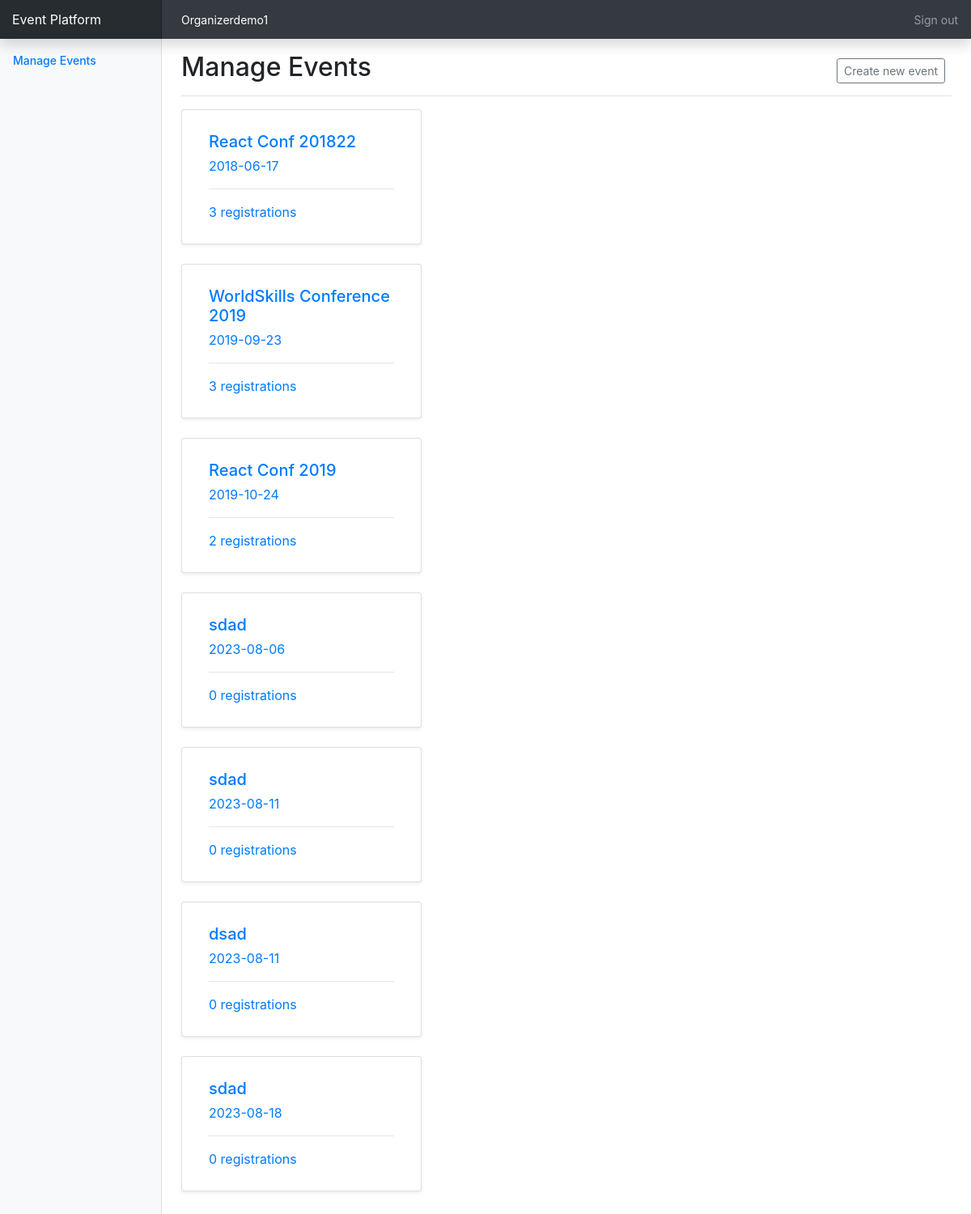
The app's page /events (signed in) with its own data.
### tables this page shows
CREATE TABLE IF NOT EXISTS `organizers` (
  `id` int NOT NULL AUTO_INCREMENT,
  `name` varchar(45) NOT NULL,
  `slug` varchar(45) NOT NULL,
  `email` varchar(255) DEFAULT NULL,
  `password_hash` varchar(255) NOT NULL,
  PRIMARY KEY (`id`)
);

CREATE TABLE IF NOT EXISTS `events` (
  `id` int NOT NULL AUTO_INCREMENT,
  `organizer_id` int NOT NULL,
  `name` varchar(45) DEFAULT NULL,
  `slug` varchar(45) DEFAULT NULL,
  `date` date DEFAULT NULL,
  PRIMARY KEY (`id`),
  KEY `fk_events_organizers1_idx` (`organizer_id`)
);

### php/auth.php (called while the page is built, shortened)
<?php
require_once __DIR__ . '/../php/db.php';
function check_login() {
    global $conn;
    if(isset($_SESSION['login'])) {
        $token = $_SESSION['login'];
        $sql = "SELECT name, email, slug, id FROM organizers WHERE email='$token'";
        $result = mysqli_query($conn, $sql);
        if(mysqli_num_rows($result) > 0) {
            $loggedUser = mysqli_fetch_assoc($result);
            return $loggedUser;
        } else {
            return false;
        }
    } else {
        return false;
    }
}

### php/events.php (called while the page is built, shortened)
<?php
require_once __DIR__ . '/../php/db.php';
require_once __DIR__ . '/../php/auth.php';
function fetch_events($user) {
    global $conn;
    if($user) {
        $userId = $user['id'];
        $sql = "SELECT * FROM events WHERE organizer_id='$userId' ORDER BY date ASC";
        $result = mysqli_query($conn, $sql);
        if(mysqli_num_rows($result) > 0) {
            $events = array();
            while ($row = mysqli_fetch_assoc($result)) {
                $events[] = $row;
            }
            return $events;
        }
    }
    return [];
}
function get_registered($eventId) {
    global $conn;
    if($eventId) {
        $sql = "SELECT * FROM event_tickets WHERE event_id='$eventId'";
        $result = mysqli_query($conn, $sql);
        return mysqli_num_rows($result);
    }
}

### events/index.php (the view, shortened to what this page needs)
<?php
    require_once __DIR__ . '/../php/auth.php';
    require_once __DIR__ . '/../php/events.php';
?>
<!doctype html>
<html lang="en">
<head>
    <link href="assets/css/bootstrap.css" rel="stylesheet">
    <link href="assets/css/custom.css" rel="stylesheet">
</head>
<body>
<?php include __DIR__ . '/../components/navbar.php'; ?>
<div class="container-fluid">
    <div class="row">
        <nav class="col-md-2 d-none d-md-block bg-light sidebar">
            <div class="sidebar-sticky">
                <ul class="nav flex-column">
                    <li class="nav-item"><a class="nav-link active" href="events/">Manage Events</a></li>
                </ul>
            </div>
        </nav>
        <main role="main" class="col-md-9 ml-sm-auto col-lg-10 px-4">
            <div class="d-flex justify-content-between flex-wrap flex-md-nowrap align-items-center pt-3 pb-2 mb-3 border-bottom">
                <h1 class="h2">Manage Events</h1>
                <div class="btn-toolbar mb-2 mb-md-0">
                    <div class="btn-group mr-2">
                        <a href="events/create.php" class="btn btn-sm btn-outline-secondary">Create new event</a>
                    </div>
                </div>
            </div>
            <div class="row events">
                <div class="col-md-4">
                    <?php
                    $events = fetch_events($user);
                    foreach($events as $event): ?>
                        <div class="card mb-4 shadow-sm">
                            <a href="events/detail.php?event=<?php echo $event['id']; ?>" class="btn text-left event">
                                <div class="card-body">
                                    <h5 class="card-title"><?php echo $event['name']; ?></h5>
                                    <p class="card-subtitle"><?php echo $event['date']; ?></p>
                                    <hr>
                                    <p class="card-text"><?php echo get_registered($event['id']); ?> registrations</p>
                                </div>
                            </a>
                        </div>
                    <?php endforeach; ?>
                </div>
            </div>
        </main>
    </div>
</div>
</body>
</html>

### components/navbar.php
<?php
    require_once __DIR__ . '/../php/auth.php';
    $user = check_login();
?>
<nav class="navbar navbar-dark fixed-top bg-dark flex-md-nowrap p-0 shadow">
    <a class="navbar-brand col-sm-3 col-md-2 mr-0" href="events/">Event Platform</a>
    <span class="navbar-organizer w-100"><?php if($user) echo $user['name']; ?></span>
    <ul class="navbar-nav px-3">
        <li class="nav-item text-nowrap">
            <a class="nav-link" id="logout" href="?logout=1">Sign out</a>
        </li>
    </ul>
</nav>

### assets/css/custom.css (style rules this page uses)
body { font-size: .875rem; }
.sidebar { position: fixed; top: 0; bottom: 0; left: 0; z-index: 100; padding: 48px 0 0; box-shadow: inset -1px 0 0 rgba(0, 0, 0, .1); }
.sidebar-sticky { position: relative; top: 0; height: calc(100vh - 48px); padding-top: .5rem; overflow-x: hidden; overflow-y: auto; }
.sidebar .nav-link { font-weight: 500; color: #333; }
.sidebar .nav-link.active { color: #007bff; }
main { padding-top: 48px; padding-bottom: 48px; }
.navbar-brand { padding-top: .75rem; padding-bottom: .75rem; font-size: 1rem; background-color: rgba(0, 0, 0, .25); box-shadow: inset -1px 0 0 rgba(0, 0, 0, .25); }
.navbar-organizer { padding: .75rem; padding-left: 1.5rem; color: #fff; }
.card-title { white-space: normal; }

### records on screen
organizers: name "Organizerdemo1"
events: name "React Conf 201822", date "2018-06-17", id "3"
events: name "WorldSkills Conference 2019", date "2019-09-23", id "3"
events: name "React Conf 2019", date "2019-10-24", id "2"
events: name "sdad", date "2023-08-06", id "0"
events: name "sdad", date "2023-08-11", id "0"
events: name "dsad", date "2023-08-11", id "0"
events: name "sdad", date "2023-08-18", id "0"
